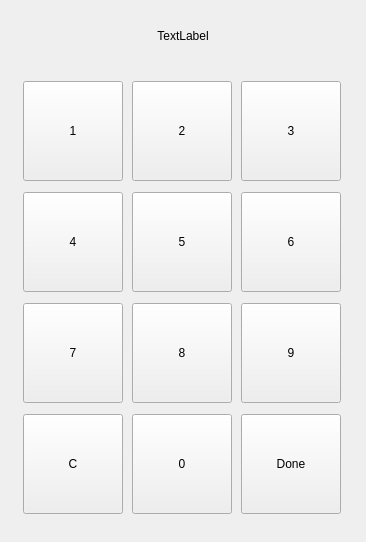
<?xml version="1.0" encoding="UTF-8"?>
<ui version="4.0">
 <class>NumItemDialog</class>
 <widget class="QDialog" name="NumItemDialog">
  <property name="windowModality">
   <enum>Qt::WindowModal</enum>
  </property>
  <property name="geometry">
   <rect>
    <x>0</x>
    <y>0</y>
    <width>366</width>
    <height>542</height>
   </rect>
  </property>
  <property name="minimumSize">
   <size>
    <width>366</width>
    <height>436</height>
   </size>
  </property>
  <property name="maximumSize">
   <size>
    <width>366</width>
    <height>16777215</height>
   </size>
  </property>
  <property name="windowTitle">
   <string notr="true"/>
  </property>
  <property name="windowIcon">
   <iconset resource="../penyamanager.qrc">
    <normaloff>:/images/alegrialogo.jpg</normaloff>:/images/alegrialogo.jpg</iconset>
  </property>
  <property name="modal">
   <bool>true</bool>
  </property>
  <layout class="QVBoxLayout" name="verticalLayout">
   <item>
    <widget class="QLabel" name="numDisplayLabel">
     <property name="minimumSize">
      <size>
       <width>0</width>
       <height>50</height>
      </size>
     </property>
     <property name="maximumSize">
      <size>
       <width>16777215</width>
       <height>50</height>
      </size>
     </property>
     <property name="text">
      <string notr="true">TextLabel</string>
     </property>
     <property name="alignment">
      <set>Qt::AlignCenter</set>
     </property>
    </widget>
   </item>
   <item>
    <widget class="QWidget" name="keypadWidget" native="true">
     <layout class="QGridLayout" name="gridLayout">
      <item row="4" column="3">
       <widget class="QToolButton" name="toolButton_8">
        <property name="minimumSize">
         <size>
          <width>100</width>
          <height>100</height>
         </size>
        </property>
        <property name="text">
         <string>8</string>
        </property>
       </widget>
      </item>
      <item row="0" column="1">
       <widget class="QToolButton" name="toolButton_1">
        <property name="minimumSize">
         <size>
          <width>100</width>
          <height>100</height>
         </size>
        </property>
        <property name="text">
         <string>1</string>
        </property>
       </widget>
      </item>
      <item row="0" column="3">
       <widget class="QToolButton" name="toolButton_2">
        <property name="minimumSize">
         <size>
          <width>100</width>
          <height>100</height>
         </size>
        </property>
        <property name="text">
         <string>2</string>
        </property>
       </widget>
      </item>
      <item row="0" column="5">
       <widget class="QToolButton" name="toolButton_3">
        <property name="minimumSize">
         <size>
          <width>100</width>
          <height>100</height>
         </size>
        </property>
        <property name="text">
         <string>3</string>
        </property>
       </widget>
      </item>
      <item row="2" column="1">
       <widget class="QToolButton" name="toolButton_4">
        <property name="minimumSize">
         <size>
          <width>100</width>
          <height>100</height>
         </size>
        </property>
        <property name="text">
         <string>4</string>
        </property>
       </widget>
      </item>
      <item row="2" column="3">
       <widget class="QToolButton" name="toolButton_5">
        <property name="minimumSize">
         <size>
          <width>100</width>
          <height>100</height>
         </size>
        </property>
        <property name="text">
         <string>5</string>
        </property>
       </widget>
      </item>
      <item row="2" column="5">
       <widget class="QToolButton" name="toolButton_6">
        <property name="minimumSize">
         <size>
          <width>100</width>
          <height>100</height>
         </size>
        </property>
        <property name="text">
         <string>6</string>
        </property>
       </widget>
      </item>
      <item row="4" column="5">
       <widget class="QToolButton" name="toolButton_9">
        <property name="minimumSize">
         <size>
          <width>100</width>
          <height>100</height>
         </size>
        </property>
        <property name="text">
         <string>9</string>
        </property>
       </widget>
      </item>
      <item row="4" column="1">
       <widget class="QToolButton" name="toolButton_7">
        <property name="minimumSize">
         <size>
          <width>100</width>
          <height>100</height>
         </size>
        </property>
        <property name="text">
         <string>7</string>
        </property>
       </widget>
      </item>
      <item row="5" column="1">
       <widget class="QToolButton" name="toolButton_C">
        <property name="minimumSize">
         <size>
          <width>100</width>
          <height>100</height>
         </size>
        </property>
        <property name="text">
         <string>C</string>
        </property>
       </widget>
      </item>
      <item row="5" column="5">
       <widget class="QToolButton" name="toolButton_Done">
        <property name="minimumSize">
         <size>
          <width>100</width>
          <height>100</height>
         </size>
        </property>
        <property name="text">
         <string>Done</string>
        </property>
       </widget>
      </item>
      <item row="5" column="3">
       <widget class="QToolButton" name="toolButton_0">
        <property name="minimumSize">
         <size>
          <width>100</width>
          <height>100</height>
         </size>
        </property>
        <property name="text">
         <string>0</string>
        </property>
       </widget>
      </item>
     </layout>
    </widget>
   </item>
  </layout>
 </widget>
 <resources>
  <include location="../penyamanager.qrc"/>
 </resources>
 <connections>
  <connection>
   <sender>toolButton_Done</sender>
   <signal>clicked()</signal>
   <receiver>NumItemDialog</receiver>
   <slot>accept()</slot>
   <hints>
    <hint type="sourcelabel">
     <x>297</x>
     <y>482</y>
    </hint>
    <hint type="destinationlabel">
     <x>182</x>
     <y>270</y>
    </hint>
   </hints>
  </connection>
 </connections>
</ui>
